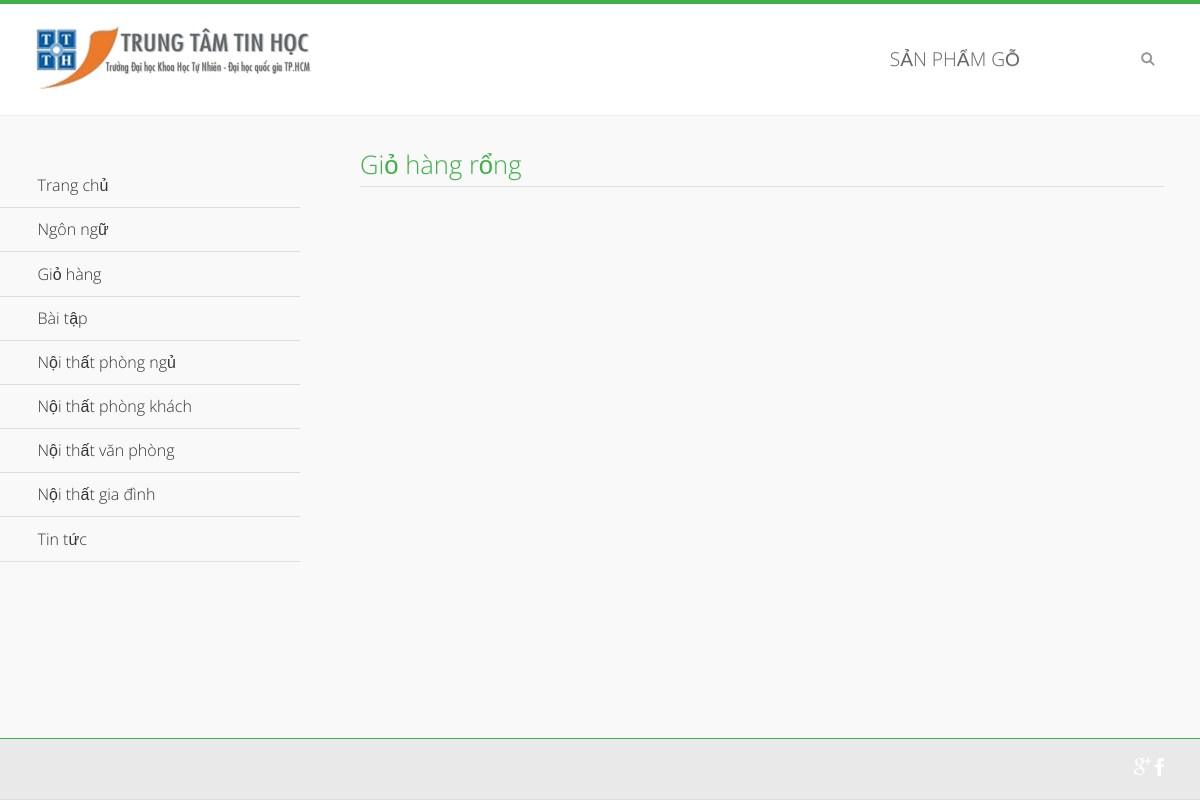
The app's page /index.php/khach_hang/ThongTinGioHang with its own data.
### tables this page shows
CREATE TABLE IF NOT EXISTS `loai_san_pham` (
  `maloai` int(11) NOT NULL AUTO_INCREMENT,
  `tenloai` varchar(200) NOT NULL,
  `tenloaiurl` varchar(200) NOT NULL,
  `maloaicha` int(11) NOT NULL,
  PRIMARY KEY (`maloai`)
);

### application/controllers/Khach_hang.php (called while the page is built, shortened)
<?php
class Khach_hang extends MY_Controller
{
    public function ThongTinGioHang()
    {
        $this->data['path']='khach_hang/v_ThongTinGioHang';
        $this->load->view('layout/v_layout',$this->data);
    }
}
?>

### index.php (called while the page is built, shortened)
<?php
require_once BASEPATH.'core/CodeIgniter.php';

### application/models/loai_san_pham/M_loai_san_pham_table.php (called while the page is built, shortened)
<?php
class M_loai_san_pham_table extends CI_Model
{
    public function DSLoaiSanPham()
    {
        $this->db->where(array('maloaicha'=>0));
        $query=$this->db->get('loai_san_pham');
        $MangLoaiCha=array();
        if($query->num_rows()>0)
        {
            foreach($query->result_array() as $lc)
            {
                $MangLoaiCha[]=array($lc,$this->DSSanPhamCon($lc['maloai']));
            }
        }
        return $MangLoaiCha;
    }
    public function DSSanPhamCon($maloaicha)
    {
        $this->db->where(array('maloaicha'=>$maloaicha));
        $query=$this->db->get('loai_san_pham');
        if($query->num_rows()>0)
            return $query->result_array();
        return false;
    }
}
?>

### application/core/MY_Controller.php (called while the page is built, shortened)
<?php
class MY_Controller extends CI_Controller
{
    public $data;
    public function __construct()
    {
        $this->data['DSLoaiSanPhamMeNu']=$this->mLoaiSanPham->DSLoaiSanPham();
    }
}
?>

### application/views/layout/v_panel.php (the view, shortened to what this page needs)
<div data-role="panel" class="jqm-navmenu-panel" data-position="left" data-display="overlay" data-theme="a">
	    	<ul class="jqm-list ui-alt-icon ui-nodisc-icon">
<li data-filtertext="demos homepage" data-icon="home"><a href="<?php echo site_url()?>" data-ajax="false"><?php echo $this->lang->line('Trang chủ')?></a></li>
<li data-role="collapsible" data-enhanced="true" data-collapsed-icon="carat-d" data-expanded-icon="carat-u" data-iconpos="right" data-inset="false" class="ui-collapsible ui-collapsible-themed-content ui-collapsible-collapsed">
	<h3 class="ui-collapsible-heading ui-collapsible-heading-collapsed">
		<a href="#" class="ui-collapsible-heading-toggle ui-btn ui-btn-icon-right ui-btn-inherit ui-icon-carat-d">
		   <?php echo $this->lang->line('Ngôn ngữ')?>
		</a>
	</h3>
</li>
<li data-role="collapsible" data-enhanced="true" data-collapsed-icon="carat-d" data-expanded-icon="carat-u" data-iconpos="right" data-inset="false" class="ui-collapsible ui-collapsible-themed-content ui-collapsible-collapsed">
	<h3 class="ui-collapsible-heading ui-collapsible-heading-collapsed">
		<a href="#" class="ui-collapsible-heading-toggle ui-btn ui-btn-icon-right ui-btn-inherit ui-icon-carat-d">
		   <?php echo $this->lang->line('Giỏ hàng')?>
		</a>
	</h3>
</li>
<li data-role="collapsible" data-enhanced="true" data-collapsed-icon="carat-d" data-expanded-icon="carat-u" data-iconpos="right" data-inset="false" class="ui-collapsible ui-collapsible-themed-content ui-collapsible-collapsed">
	<h3 class="ui-collapsible-heading ui-collapsible-heading-collapsed">
		<a href="#" class="ui-collapsible-heading-toggle ui-btn ui-btn-icon-right ui-btn-inherit ui-icon-carat-d">
		    <?php echo $this->lang->line('Bài tập')?><span class="ui-collapsible-heading-status"> click to expand contents</span>
		</a>
	</h3>
</li>
<?php
    if(isset($DSLoaiSanPhamMeNu))
    {
        foreach($DSLoaiSanPhamMeNu as $item)
        {
            $LoaiCha=$item[0];
?>
<li data-role="collapsible" data-enhanced="true" data-collapsed-icon="carat-d" data-expanded-icon="carat-u" data-iconpos="right" data-inset="false" class="ui-collapsible ui-collapsible-themed-content ui-collapsible-collapsed">
	<h3 class="ui-collapsible-heading ui-collapsible-heading-collapsed">
		<a href="#" class="ui-collapsible-heading-toggle ui-btn ui-btn-icon-right ui-btn-inherit ui-icon-carat-d">
			<?php echo $this->lang->line($LoaiCha['tenloai'])?><span class="ui-collapsible-heading-status"> click to expand contents</span>
		</a>
	</h3>
</li>
<?php
        }
    }
?>
<li data-filtertext="demos homepage"><a href="<?php echo site_url('tin-tuc/tin-tuc-moi')?>" data-ajax="false"><?php echo $this->lang->line('Tin tức')?></a></li>
		     </ul>
		</div>

### public/css_js/_assets/css/jqm-demos.css (style rules this page uses)
.jqm-demos .jqm-list .ui-btn, .jqm-demos .jqm-list .ui-btn:visited, .jqm-demos .jqm-list .ui-li-divider { font-family: 'Open Sans', sans-serif; font-weight: 300; text-shadow: none !important; }
.jqm-navmenu-panel .ui-listview > li .ui-collapsible-heading { margin: 0; }
.jqm-navmenu-panel .ui-collapsible.ui-li-static { padding: 0; border: none !important; }
.jqm-navmenu-panel .ui-collapsible + li > .ui-btn, .jqm-navmenu-panel .ui-collapsible + .ui-collapsible > .ui-collapsible-heading > .ui-btn, .jqm-navmenu-panel .ui-panel-inner > .ui-listview > li.ui-first-child .ui-btn { border-top: none !important; }
.jqm-navmenu-panel .ui-btn:after { opacity: .4; filter: Alpha(Opacity=40); }
@media (min-width: 60em) { .jqm-demos .jqm-navmenu-panel { visibility: visible; position: relative; left: 0; clip: initial; float: left; width: 25%; background: none; -webkit-transition: none !important; -moz-transition: none !important; transition: none !important; -webkit-transform: none !important; -moz-transform: none !important; transform: none !important; -webkit-box-shadow: none; -moz-box-shadow: none; box-shadow: none; } }
@media (min-width: 60em) { .jqm-navmenu-panel .ui-listview .ui-btn { padding-left: 12.5%; } }
@media (min-width: 60em) { .jqm-navmenu-panel .ui-collapsible, .jqm-navmenu-panel .ui-collapsible-content, .jqm-navmenu-panel .ui-btn { background: none !important; border-color: #ddd !important; } }
@media (min-width: 60em) { .jqm-navmenu-panel .ui-btn::after { opacity: 0; -webkit-transition: opacity 500ms ease; -moz-transition: opacity 500ms ease; transition: opacity 500ms ease; } }

### records on screen
loai_san_pham: tenloai "Nội thất phòng ngủ"
loai_san_pham: tenloai "Nội thất phòng khách"
loai_san_pham: tenloai "Nội thất văn phòng"
loai_san_pham: tenloai "Nội thất gia đình"

### other values on screen
$this->lang->line('Sản phẩm gỗ') "SẢN PHẨM GỖ"
$this->lang->line('Trang chủ') "Trang chủ"
$this->lang->line('Ngôn ngữ') "Ngôn ngữ"
$this->lang->line('Giỏ hàng') "Giỏ hàng"
$this->lang->line('Bài tập') "Bài tập"
$this->lang->line('Tin tức') "Tin tức"
